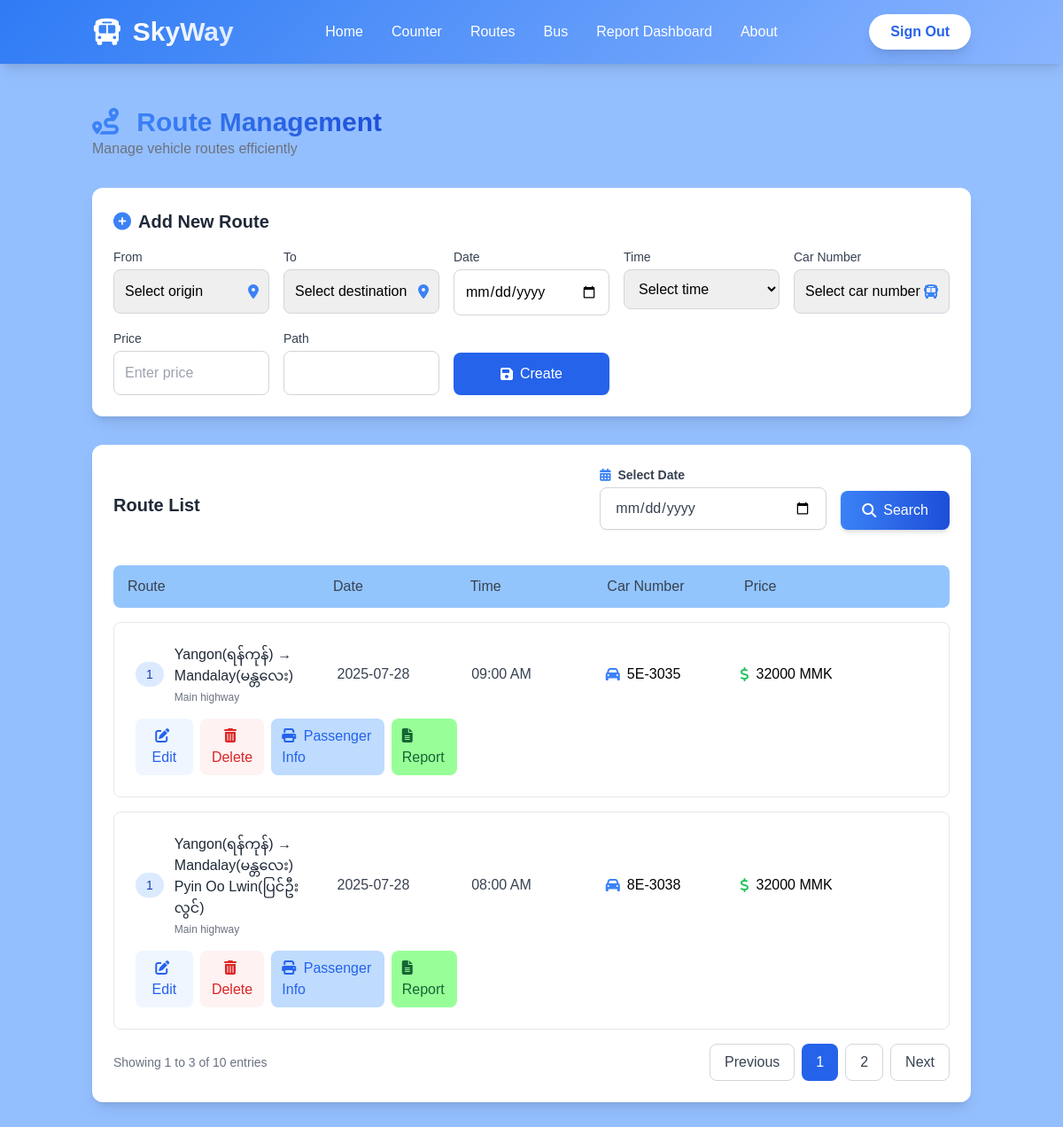
The page /route/ (signed in) on the database its author committed.
### busapp/models.py (models this page shows, shortened)
class BusRoute(models.Model):
    route =models.ForeignKey(Route, on_delete=models.CASCADE)
    bus = models.ForeignKey(Bus, on_delete=models.CASCADE)
    from_location = models.CharField(max_length=100, blank=True, null=True)
    to_location = models.CharField(max_length=100, blank=True, null=True)
    price = models.CharField(max_length=50, blank=True, null=True)
    date = models.DateField(blank=True, null=True)
    time = models.TimeField(blank=True, null=True)
    path = models.TextField(blank=True, null=True)

class Bus(models.Model):
    BUS_TYPE_CHOICES = [
        ('vip', 'VIP'),
        ('normal', 'Normal'),]
    user = models.ForeignKey(User, on_delete=models.CASCADE, blank=True, null= True)
    operator = models.ForeignKey(BusOperator, on_delete=models.CASCADE)
    route = models.ForeignKey(Route, on_delete=models.CASCADE, blank=True, null=True)
    bus_type = models.CharField(max_length=50, choices=BUS_TYPE_CHOICES, default='normal', blank = True, null=True)  # e.g., VIP, Normal
    driver_name = models.CharField(max_length=100)
    driver_phone = models.CharField(max_length=15)
    bus_number = models.CharField(max_length=50, blank=True, null=True)  # unique bus  code
    departure_date = models.DateField(blank=True, null= True)
    departure_time = models.TimeField(blank=True, null= True)

### busapp/views.py (the view, shortened to what this page needs)
# urls.py: path('route/', routeview, name = 'routeview'),
@login_required
def routeview(request):
    carno = Bus.objects.filter(user=request.user)
    sdate = request.GET.get('date')
    today=datetime.today().date()
    if sdate == None:
        routes = BusRoute.objects.filter(  bus__operator__user=request.user, date=today) #if i click route then today date show
    else:
       routes = BusRoute.objects.filter(  bus__operator__user=request.user, date=sdate) #if i click search date
    return render(request, 'route.html', {
        'carno': carno,
        'routes': routes,
    })

### templates/route.html (shortened to what this page needs)
<!DOCTYPE html>
<html lang="en">
<head>
    <script src="https://cdn.tailwindcss.com"></script>
    <link rel="stylesheet" href="https://cdnjs.cloudflare.com/ajax/libs/font-awesome/6.4.0/css/all.min.css">
</head>
<body>
    <header class="gradient-bg text-white shadow-lg sticky top-0 z-50">
        <div class="container mx-auto px-4 py-4">
            <div class="flex justify-between items-center">
                <div class="flex items-center space-x-3 animate__animated animate__fadeInLeft">
                    <i class="fas fa-bus text-3xl"></i>
                    <h1 class="text-3xl font-bold bg-clip-text text-transparent bg-gradient-to-r from-white to-blue-100">
                    </h1>
                </div>
                <nav class="hidden md:flex space-x-8">
                    <a href="{% url 'home' %}" class="hover:text-blue-200 font-medium transition duration-300 transform hover:scale-110 relative group">
                        Home
                    </a>
                    {% if user.is_authenticated %}
                    <a href="{% url 'busoperator' %}" class="hover:text-blue-200 font-medium transition duration-300 transform hover:scale-110 relative group">
                        Counter
                    </a>
                    <a href="{% url 'routeview' %}" class="hover:text-blue-200 font-medium transition duration-300 transform hover:scale-110 relative group">
                        Routes
                    </a>
                    <a href="{% url 'carnumberlistview' %}" class="hover:text-blue-200 font-medium transition duration-300 transform hover:scale-110 relative group">
                        Bus
                    </a>
                    <a href="{% url 'DateByDateReport' %}" class="hover:text-blue-200 font-medium transition duration-300 transform hover:scale-110 relative group">
                        Report Dashboard
                    </a>
                    {% endif %}
                    <a href="{% url 'aboutview' %}" class="hover:text-blue-200 font-medium transition duration-300 transform hover:scale-110 relative group">
                       About
                    </a>
                </nav>
                {% if user.is_authenticated %}
                        <a href="{% url 'logoutview' %}" class="bg-white text-blue-600 px-6 py-2 rounded-full font-bold hover:bg-blue-50 transition transform hover:scale-105 shadow-lg glow-border">Sign Out</a>
                    {% else %}
                        <a href="{% url 'login' %}" class="bg-white text-blue-600 px-6 py-2 rounded-full font-bold hover:bg-blue-50 transition transform hover:scale-105 shadow-lg glow-border">Sign In</a>
                    {% endif %}
                </div>
            </div>
    </header>
    <div class="container mx-auto px-4 py-12">
        <div class="flex justify-between items-center mb-8">
            <div>
                <h1 class="text-3xl font-bold">
                    <i class="fas fa-route mr-3 text-blue-500"></i>
                    <span class="gradient-text">Route Management</span>
                </h1>
                <p class="text-gray-500">Manage vehicle routes efficiently</p>
            </div>
        </div>
        <div class="bg-white rounded-xl shadow-lg p-6 mb-8 fade-in">
            <h2 class="text-xl font-semibold text-gray-800 mb-4 flex items-center">
                <i class="fas fa-plus-circle text-blue-500 mr-2"></i>
                Add New Route
            </h2>
            <form method="POST" action="" class="grid grid-cols-1 md:grid-cols-5 gap-4">
                <div class="relative">
                    <label class="block text-sm font-medium text-gray-700 mb-1">From</label>
                    <div class="relative">
                        <select name ="from_location" class="w-full p-3 border border-gray-300 rounded-lg focus:ring-2 focus:ring-blue-500 focus:border-blue-500 appearance-none pr-8">
                            <option value="" selected disabled>Select origin</option>
                        </select>
                        <i class="fas fa-map-marker-alt absolute right-3 top-1/2 transform -translate-y-1/2 text-blue-500"></i>
                    </div>
                </div>
                <div class="relative">
                    <label class="block text-sm font-medium text-gray-700 mb-1">To</label>
                    <div class="relative">
                        <select name="to_location" class="w-full p-3 border border-gray-300 rounded-lg focus:ring-2 focus:ring-blue-500 focus:border-blue-500 appearance-none pr-8">
                            <option value="" selected disabled>Select destination</option>
                        </select>
                        <i class="fas fa-map-marker-alt absolute right-3 top-1/2 transform -translate-y-1/2 text-blue-500"></i>
                    </div>
                </div>
                <div>
                    <label  class="block text-sm font-medium text-gray-700 mb-1">Date</label>
                    <input type="date" name="date" required class="w-full p-3 border border-gray-300 rounded-lg focus:ring-2 focus:ring-blue-500 focus:border-blue-500">
                </div>
               <div>
                    <label class="block text-sm font-medium text-gray-700 mb-1">Time</label>
                    <select name="time" required
                        class="w-full p-3 border border-gray-300 rounded-lg focus:ring-2 focus:ring-blue-500 focus:border-blue-500">
                        <option value="" disabled selected>Select time</option>
                    </select>
                </div>
                <div class="relative">
                    <label class="block text-sm font-medium text-gray-700 mb-1">Car Number</label>
                    <div class="relative">
                        <select name="car_number" class="w-full p-3 border border-gray-300 rounded-lg focus:ring-2 focus:ring-blue-500 focus:border-blue-500 appearance-none pr-8">
                            <option value="" selected disabled>Select car number</option>
                        </select>
                        <i class="fas fa-bus absolute right-3 top-1/2 transform -translate-y-1/2 text-blue-500"></i>
                    </div>
                </div>
                <div>
                    <label class="block text-sm font-medium text-gray-700 mb-1">Price</label>
                    <input
                        type="number"
                        name="price"
                        required
                        min="0"
                        step="100"
                        class="w-full p-3 border border-gray-300 rounded-lg focus:ring-2 focus:ring-blue-500 focus:border-blue-500"
                        placeholder="Enter price"
                    >
                </div>
                <div>
                    <label  class="block text-sm font-medium text-gray-700 mb-1">Path</label>
                    <input type="path" name="path" required class="w-full p-3 border border-gray-300 rounded-lg focus:ring-2 focus:ring-blue-500 focus:border-blue-500">
                </div>
                <div class="flex items-end">
                    <button type="submit" class="w-full bg-blue-600 hover:bg-blue-700 text-white p-3 rounded-lg font-medium transition-colors duration-300 flex items-center justify-center">
                        <i class="fas fa-save mr-2"></i> Create
                    </button>
                </div>
            </form>
        </div>
        <div class="bg-white rounded-xl shadow-lg p-6 fade-in">
            <div class="flex justify-between items-center mb-6">
                <h2 class="text-xl font-semibold text-gray-800 flex items-center">
                    Route List
                </h2>
                <form method="get">
                        <div class="flex items-end gap-4 mb-4">
                        <div>
                            <label for="date" class="block text-sm font-semibold text-gray-700 mb-1">
                            <i class="fas fa-calendar-alt mr-1 text-blue-500"></i> Select Date
                            </label>
                            <input
                            type="date"
                            name="date"
                            id="date"
                            required
                            class="px-4 py-2.5 w-64 rounded-lg border border-gray-300 shadow-sm focus:ring-2 focus:ring-blue-500 focus:border-blue-500 text-gray-700 transition duration-200"
                            >
                        </div>
                        <div>
                            <button
                            type="submit"
                            class="bg-gradient-to-r from-blue-500 to-blue-700 text-white font-medium px-6 py-2.5 rounded-lg shadow-md flex items-center gap-2 hover:from-blue-600 hover:to-blue-800 transition-all duration-200"
                            >
                            <i class="fas fa-search text-white"></i>
                            Search
                            </button>
                        </div>
                        </div>
                    </form>
                </div>
            <div class="hidden md:grid grid-cols-12 gap-4 px-4 py-3 bg-blue-300 rounded-lg mb-4">
                <div class="col-span-3 font-medium text-gray-700">Route</div>
                <div class="col-span-2 font-medium text-gray-700">Date</div>
                <div class="col-span-2 font-medium text-gray-700">Time</div>
                <div class="col-span-2 font-medium text-gray-700">Car Number</div>
                <div class="col-span-2 font-medium text-gray-700">Price</div>
            </div>
            <div class="space-y-4">
                 {% for i in routes %}
                <div class="route-card bg-white border border-gray-200 rounded-lg p-4 md:p-6 transition-all duration-300 hover:border-blue-200">
                <div class="grid grid-cols-1 md:grid-cols-12 gap-4 items-center">
                    <div class="col-span-3">
                        <div class="flex items-center">
                            <span class="bg-blue-100 text-blue-800 rounded-full px-3 py-1 text-sm font-medium mr-3">1</span>
                            <div>
                                <div class="font-medium text-gray-800">{{ i.from_location }} → {{ i.to_location }}</div>
                                <div class="text-xs text-gray-500 mt-1">Main highway</div>
                            </div>
                        </div>
                    </div>
                    <div class="col-span-2">
                        <div class="text-gray-700">{{ i.date|date:"Y-m-d" }}</div>
                    </div>
                    <div class="col-span-2 text-gray-700">
                        {{ i.time|time:"h:i A" }}
                    </div>
                    <div class="col-span-2">
                        <div class="flex items-center">
                            <i class="fas fa-car text-blue-500 mr-2"></i>
                            <span class="font-medium">{{ i.bus.bus_number }}</span>
                        </div>
                    </div>
                    <div class="col-span-2">
                        <div class="flex items-center">
                            <i class="fas fa-dollar-sign text-green-500 mr-2"></i>
                            <span class="font-medium">{{ i.price }} MMK</span>
                        </div>
                    </div>
                        <div class="col-span-5 flex justify-end space-x-2">
                           <button
                                type="button"
                                class="bg-blue-50 text-blue-600 hover:bg-blue-100 px-3 py-2 rounded-lg transition"
                                onclick="openEditModal(
                                    '{{ i.id }}',
                                    '{{ i.from_location }}',
                                    '{{ i.to_location }}',
                                    '{{ i.date }}',
                                    '{{ i.time }}',
                                    '{{ i.price }}',
                                    '{{ i.bus.bus_number }}'
                                )">
                                <i class="fas fa-edit mr-1"></i> Edit
                            </button>
                            <form class="delete-route-form" data-id="{{ i.id }}" method="POST" action="{% url 'delete_route' i.id %}">
                                <button type="submit" class="bg-red-50 text-red-600 hover:bg-red-100 px-3 py-2 rounded-lg delete-btn">
                                    <i class="fas fa-trash-alt mr-1"></i> Delete
                            </button>
                            </form>
                            <a href="{% url 'passsengerinfo' i.id %}" class="bg-blue-200 text-blue-600 hover:bg-blue-100 px-3 py-2 rounded-lg transition">
                                <i class="fas fa-print mr-1"></i> Passenger Info
                            </a>
                            <a href="{% url 'reportView' i.id %}" class="bg-[#98FF98] text-green-800 hover:bg-[#CFFFCF] px-3 py-2 rounded-lg transition">
                                <i class="fas fa-file-alt"></i></i> Report
                            </a>
                        </div>
                    </div>
                </div>
                {% endfor %}
            <div class="flex justify-between items-center mt-8">
                <div class="text-gray-500 text-sm">
                    Showing 1 to 3 of 10 entries
                </div>
                <div class="flex space-x-2">
                    <button class="px-4 py-2 border border-gray-300 rounded-lg text-gray-700 hover:bg-gray-100 transition-colors duration-300">
                        Previous
                    </button>
                    <button class="px-4 py-2 bg-blue-600 text-white rounded-lg hover:bg-blue-700 transition-colors duration-300">
                        1
                    </button>
                    <button class="px-4 py-2 border border-gray-300 rounded-lg text-gray-700 hover:bg-gray-100 transition-colors duration-300">
                        2
                    </button>
                    <button class="px-4 py-2 border border-gray-300 rounded-lg text-gray-700 hover:bg-gray-100 transition-colors duration-300">
                        Next
                    </button>
                </div>
            </div>
        </div>
    </div>
</body>
</html>

### rows shown on the page
BusRoute: from_location "Yangon(ရန်ကုန်)", to_location "Mandalay(မန္တလေး)", date "2025-07-28", time "09:00 AM", bus.bus_number "5E-3035", price "32000"
BusRoute: from_location "Yangon(ရန်ကုန်)", to_location "Mandalay(မန္တလေး) Pyin Oo Lwin(ပြင်ဦးလွင်)", date "2025-07-28", time "08:00 AM", bus.bus_number "8E-3038", price "32000"
